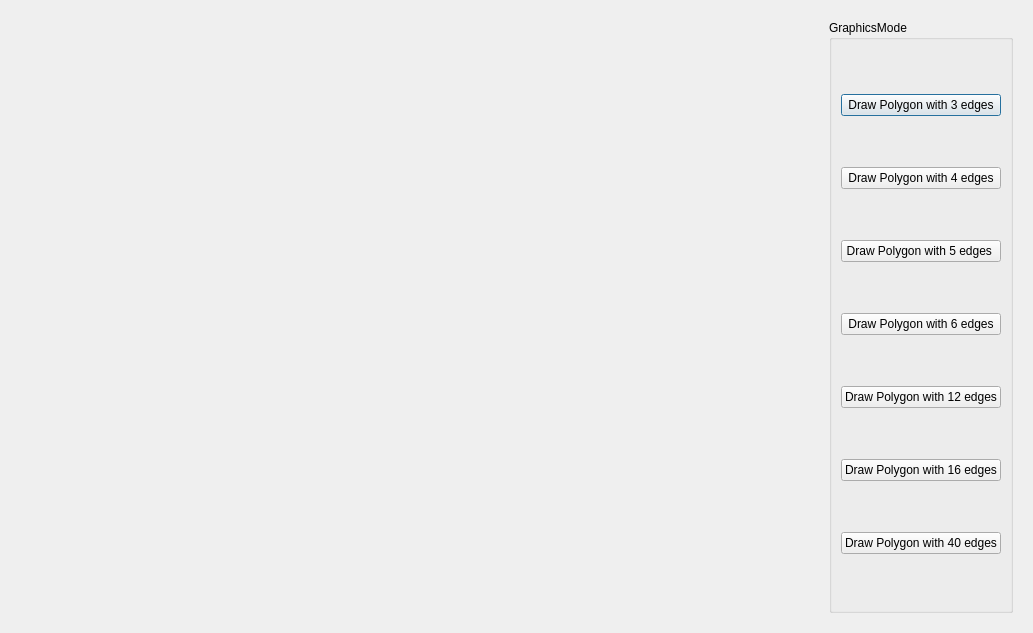
<?xml version="1.0" encoding="UTF-8"?>
<ui version="4.0">
 <class>ThirdWindow</class>
 <widget class="QDialog" name="ThirdWindow">
  <property name="geometry">
   <rect>
    <x>0</x>
    <y>0</y>
    <width>1033</width>
    <height>633</height>
   </rect>
  </property>
  <property name="windowTitle">
   <string>Dialog</string>
  </property>
  <layout class="QHBoxLayout" name="horizontalLayout">
   <item>
    <widget class="QWidget" name="widget" native="true">
     <layout class="QHBoxLayout" name="horizontalLayout_2">
      <item>
       <widget class="graphics" name="GraphicsPresenter" native="true">
        <property name="sizePolicy">
         <sizepolicy hsizetype="Expanding" vsizetype="Preferred">
          <horstretch>0</horstretch>
          <verstretch>0</verstretch>
         </sizepolicy>
        </property>
       </widget>
      </item>
      <item>
       <widget class="QGroupBox" name="GraphicsControl">
        <property name="title">
         <string>GraphicsMode</string>
        </property>
        <layout class="QVBoxLayout" name="verticalLayout">
         <item>
          <widget class="QPushButton" name="BtnDrawPolygon1">
           <property name="text">
            <string>Draw Polygon with 3 edges</string>
           </property>
          </widget>
         </item>
         <item>
          <widget class="QPushButton" name="BtnDrawPolygon2">
           <property name="text">
            <string>Draw Polygon with 4 edges</string>
           </property>
          </widget>
         </item>
         <item>
          <widget class="QPushButton" name="BtnDrawPolygon3">
           <property name="text">
            <string>Draw Polygon with 5 edges </string>
           </property>
          </widget>
         </item>
         <item>
          <widget class="QPushButton" name="BtnDrawPolygon4">
           <property name="text">
            <string>Draw Polygon with 6 edges</string>
           </property>
          </widget>
         </item>
         <item>
          <widget class="QPushButton" name="BtnDrawPolygon5">
           <property name="text">
            <string>Draw Polygon with 12 edges</string>
           </property>
          </widget>
         </item>
         <item>
          <widget class="QPushButton" name="BtnDrawPolygon6">
           <property name="text">
            <string>Draw Polygon with 16 edges</string>
           </property>
          </widget>
         </item>
         <item>
          <widget class="QPushButton" name="BtnDrawPolygon7">
           <property name="text">
            <string>Draw Polygon with 40 edges</string>
           </property>
          </widget>
         </item>
        </layout>
       </widget>
      </item>
     </layout>
    </widget>
   </item>
  </layout>
 </widget>
 <customwidgets>
  <customwidget>
   <class>graphics</class>
   <extends>QWidget</extends>
   <header location="global">graphics.h</header>
   <container>1</container>
  </customwidget>
 </customwidgets>
 <resources/>
 <connections/>
</ui>
